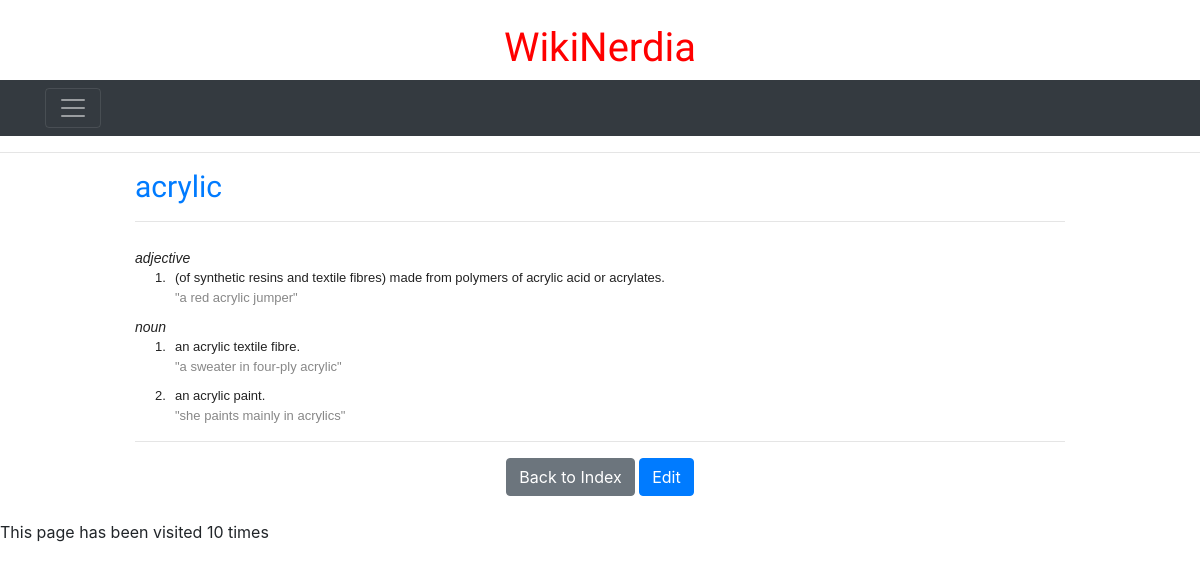
The page /wiki/acrylic/ on the database its author committed.
### wiki/models.py (models this page shows, shortened)
class Page(models.Model):
    title = models.CharField(max_length=64, primary_key=True)
    content = models.TextField()
    counter = models.IntegerField(default=0)

### wiki/views.py (the view)
# urls.py: path('<str:pk>/', views.view_page, name='detail'),
def view_page(request, pk):
    try:
        page = Page.objects.get(pk=pk)
        page.counter += 1
        page.save()
        return render(request, 'wiki/detail.html', {'page': page})
    except Page.DoesNotExist:
        return render(request, 'wiki/create_page.html', {'page_name': pk})

### wiki/templatetags/wiki_tags.py (called while the page is built)
@register.filter
def markup(text):
    return markdown.markdown(text)

@register.filter
def wikify(text):
    return wikiWord.sub(r'''
    <a href="/wiki/\1/">\1</a>
    ''', text)

### wiki/templates/wiki/detail.html (shortened to what this page needs)
{% extends "wiki/base.html" %}
{% load wiki_tags %}
{% block content %}
{% block contentTitle %}
<section>
    <nav class="navbar navbar-dark bg-dark">
        <div class="container">
            <button class="navbar-toggler" type="button" data-toggle="collapse"
                data-target="#navbarToggleExternalContent" aria-controls="navbarToggleExternalContent"
                aria-expanded="false" aria-label="Toggle navigation">
                <span class="navbar-toggler-icon"></span>
            </button>
        </div>
    </nav>
</section>
<hr />
<div class="container" style="width: 80%;">
    <h2 class="text-primary" style="font-size: 30px;">{{page.title}}</h2>
    {% endblock %}
    <hr />
    <div style="font-size: 20px; "> {{page.content|wikify|markup|safe}}</div>
    <hr />
    <div style="text-align: center;">
        <a href="{% url 'wiki:index' %}"><button class="btn btn-secondary">Back to Index</button></a>
        <a href="{% url 'wiki:edit_page' page.title%}"><button class="btn btn-primary">Edit</button></a>
    </div>
</div>
<br>
<footer>
    This page has been visited {{ page.counter }} times
</footer>
{% endblock %}

### wiki/static/wiki/style.css (style rules this page uses)
body { background: rgb(255, 255, 255); }
h2 { font-family: 'Days One', sans-serif; font-size: 15px; color: rgb(0, 143, 0); }

### rows shown on the page
Page: title "acrylic", content|wikify "adjective 1. (of synthetic resins and textile fibres) made from polymers of acrylic acid or acrylates. \"a red acrylic jumper\" noun 1. an acrylic textile fibre. \"a sweater in four-ply acrylic\" 2. an acrylic paint. \"she paints mainly in acrylics \"", counter "10"
